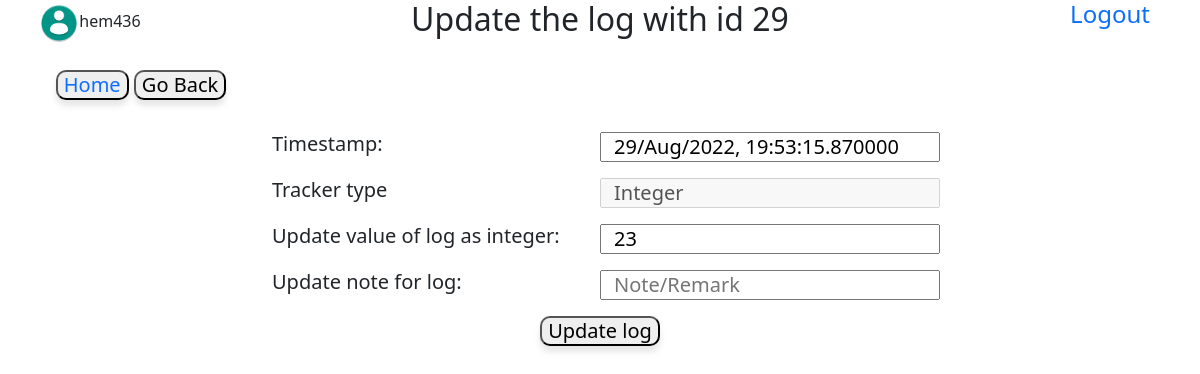
Page /29/log/update (signed in) on the earlier database version.
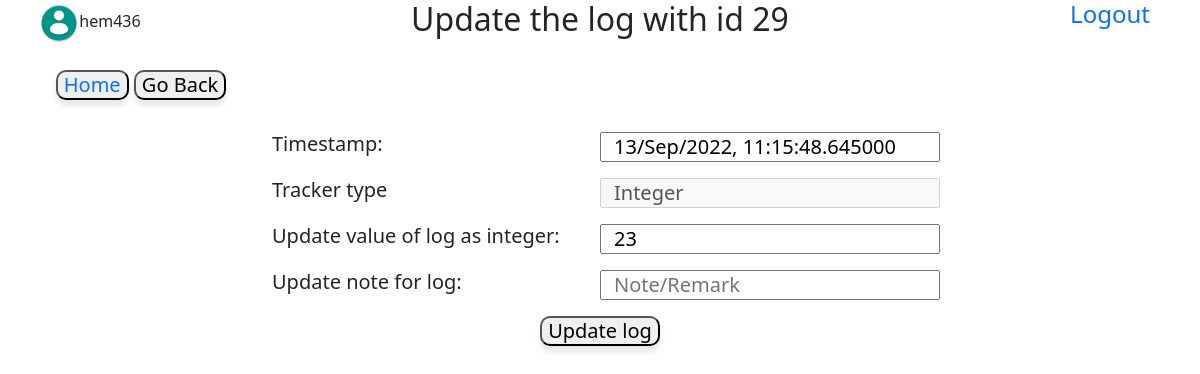
Same page on the later database version.
### database.py (models this page shows)
class log(db.Model):
    tracker_id=db.Column(db.Integer,db.ForeignKey("tracker.tracker_id"),nullable=False)
    log_id=db.Column(db.Integer,primary_key=True,autoincrement=True)
    log_datetime=db.Column(db.DateTime,nullable=False)
    note=db.Column(db.String)
    log_value=db.Column(db.String,nullable=False)

### application/controllers.py (the view, shortened to what this page needs)
@app.route('/<int:log_id>/log/update',methods=['GET','POST'])
@login_required
def update_log(log_id):#############more validation needed#######
    if (log_id,) not in db.session.query(log.log_id).all():
        return notfound('log_id_not_found')
    l=log.query.get(log_id)
    t=l.parent
    return render_template('update_logs.html',datetime=datetime,log=l)

### application/controllers.py (called while the page is built)
@login_manager.user_loader
def load_user(id):
    u=User.query.filter(User.fs_uniquifier==id).one()
    return u

### templates/update_logs.html (shortened to what this page needs)
<!DOCTYPE html>
<html lang="en" dir="ltr">
  <head>
    <link href="https://cdn.jsdelivr.net/npm/bootstrap@5.0.2/dist/css/bootstrap.min.css" rel="stylesheet">
    <link rel="stylesheet" href="/static/main.css">
  </head>
  <body>
    <div class="row">
      <div class="col-2 d-flex justify-content-center">
        <span class="align-self-center"><img src='/static/userimg.png' width="40px" height="40px" />{{log.parent.parent.username}}</span>
      </div>
      <div class="col-8  text-center">
        <h2>Update the log with id {{log.log_id}}</h2>
      </div>
      <div class="col-2 text-center">
        <a href="/logout" class="h4 logout">Logout</a>
      </div>
    </div><br>
    <div class="row">
      <div class="col-3 text-center h5"><button type="button"><a href="/main">Home </a></button>
        <button type="button" name="back" onclick="javascrpt:history.back()">Go Back</button>
      </div>
    </div><br>
    <div class="row">
      <div class="col-10 offset-1 h5">
        <form class="update_log" action="/{{log.log_id}}/log/update" method="post">
          <div class="mb-3 row">
            <label class="col-4 offset-2" for="value">Timestamp:</label><input class="col-4" type="datetime" name="time" value="{{log.log_datetime.strftime('%d/%b/%Y, %H:%M:%S.%f')}}">
          </div>
          <div class="mb-3 row">
            <label class="col-4 offset-2" for="type">Tracker type</label><input class="col-4" type="text" name="type" value="{{log.parent.type}}" disabled>
          </div>
          {% if log.parent.type=="Multiple-choice" -%}
          <div class='mb-3 row'>
            <label class="col-4 offset-2" for="value">Update value of log:</label><select class="col-4" name="value">
              {% for i in log.parent.settings.split(',') -%}
              <option value={{i}} {% if i==log.log_value %} selected {% endif %}>{{i}}</option>
              {% endfor %}
            </select>
          </div>
          {% elif log.parent.type=="Integer" %}
          <div class='mb-3 row'>
            <label class="col-4 offset-2" for="value">Update value of log as integer:</label><input class="col-4" type="number" name="value" value="{{log.log_value}}" required>
          </div>
          {% elif log.parent.type=="Numeric" %}
          <div class='mb-3 row'>
            <label class="col-4 offset-2" for="value">Update value of log as float:</label><input class="col-4" type="number" name="value" step='0.001' value="{{log.log_value}}" required>
          </div>
          {% elif log.parent.type=="Time" %}
          <div class='mb-3 row'>
            <label class="col-4 offset-2" for="value">Update value of log as time:</label><input class="col-4" type="text" name="value" value='{{log.log_value}}' required>
          </div>
          {% endif %}
          <div class='mb-3 row'>
            <label class="col-4 offset-2" for="note">Update note for log:</label><input class="col-4" type="text" name="note" value="{{log.note}}" placeholder="Note/Remark">
          </div>
          <div class="text-center"><button type="submit" name="submit">Update log</button></div>
        </form>
      </div>
  </body>
</html>

Differences in the rows shown:
changed log: time "29/Aug/2022, 19:53:15.870000" → "13/Sep/2022, 11:15:48.645000"
